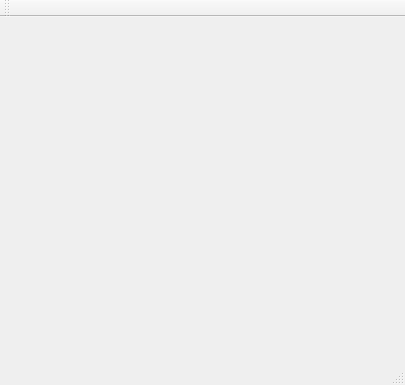
<?xml version="1.0" encoding="UTF-8"?>
<ui version="4.0">
 <class>MainWindow</class>
 <widget class="QMainWindow" name="MainWindow">
  <property name="geometry">
   <rect>
    <x>0</x>
    <y>0</y>
    <width>405</width>
    <height>385</height>
   </rect>
  </property>
  <property name="minimumSize">
   <size>
    <width>405</width>
    <height>385</height>
   </size>
  </property>
  <property name="maximumSize">
   <size>
    <width>405</width>
    <height>385</height>
   </size>
  </property>
  <property name="windowTitle">
   <string>MainWindow</string>
  </property>
  <widget class="QWidget" name="centralWidget"/>
  <widget class="QMenuBar" name="menuBar">
   <property name="geometry">
    <rect>
     <x>0</x>
     <y>0</y>
     <width>405</width>
     <height>26</height>
    </rect>
   </property>
  </widget>
  <widget class="QToolBar" name="mainToolBar">
   <attribute name="toolBarArea">
    <enum>TopToolBarArea</enum>
   </attribute>
   <attribute name="toolBarBreak">
    <bool>false</bool>
   </attribute>
  </widget>
  <widget class="QStatusBar" name="statusBar"/>
 </widget>
 <layoutdefault spacing="6" margin="11"/>
 <resources/>
 <connections/>
</ui>
